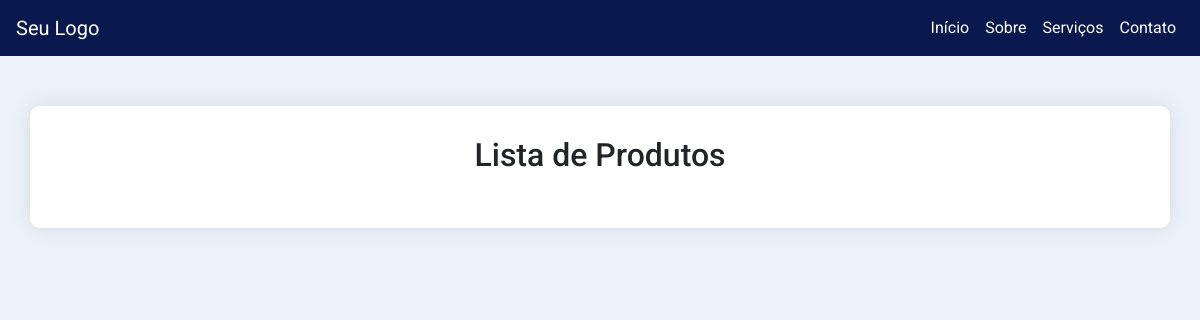
/produto/listar, run on an earlier commit of the app's database.
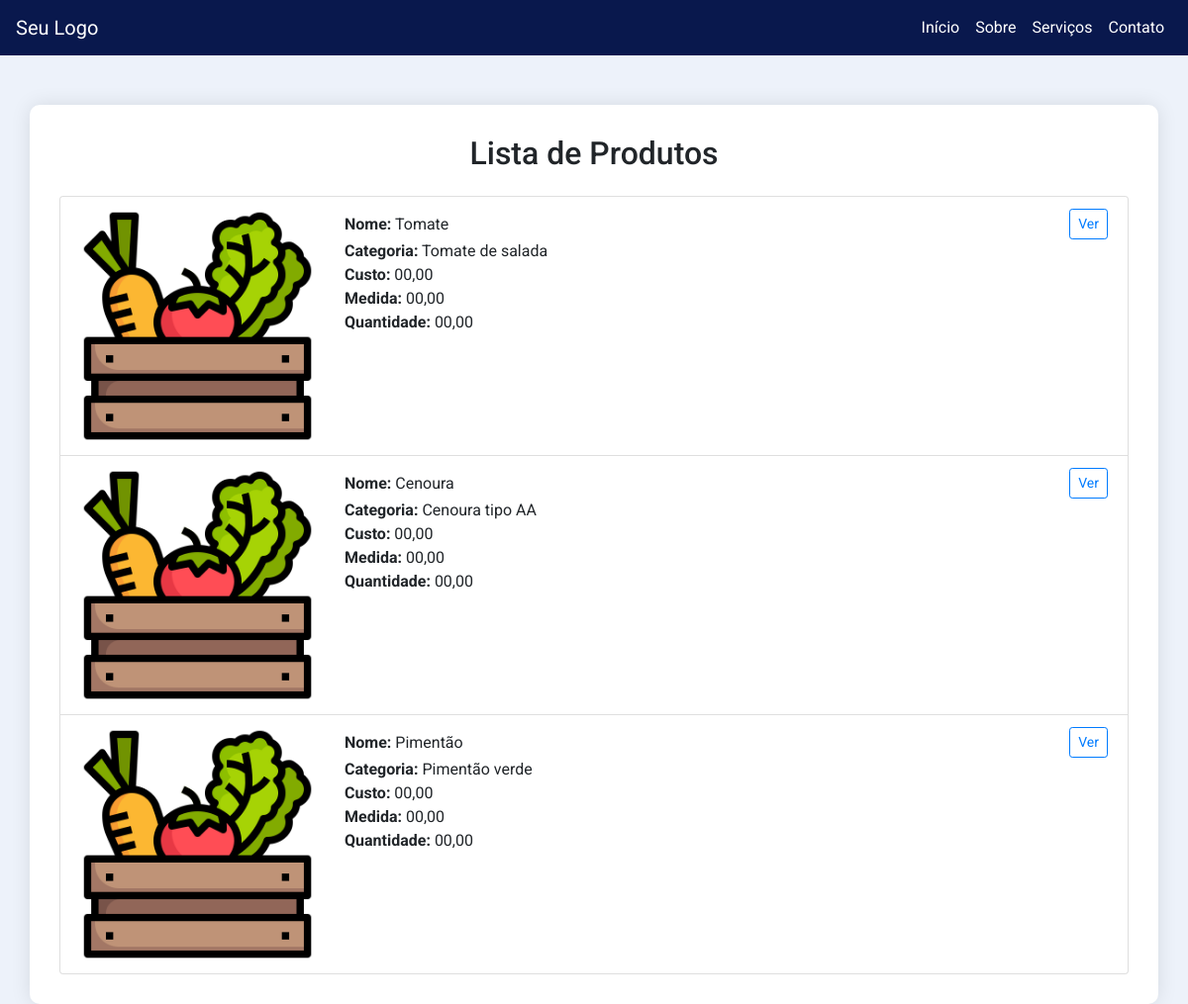
And on a later commit of the database.
### model.py (models this page shows)
class Product(SQLModel, table=True):
	id: Optional[int] = Field(default=None, primary_key=True)
	name: str
	description: str

### product.py (the view)
@product.route('/listar', methods = ['GET','POST'])
def list():
    data = model.get_person()
    if data==[]:
        model.add_person()
    data = model.get_list_filter_product()
    return render_template('product/list.html' , data=data )

### model.py (called while the page is built)
def get_list_filter_product():
	with Session(engine) as session:
		query = select(Product)
		data = session.exec(query).all()
		return data

def get_person():
	with Session(engine) as session:
		query = select(Person)
		data = session.exec(query).all()
		return data

### templates/product/list.html
{% extends 'base.html' %}
{% block content %}
<div class="container">
  <h2 class="text-center mb-4">Lista de Produtos</h2>
  <ul class="list-group">
    {% for product in data %}
    <li class="list-group-item">
      <div class="row">
        <div class="col-md-3 col-3">
          <img src="{{url_for('static', filename='img/icone2.png')}} " alt="{{ product.name }}" class="img-fluid">
        </div>
        <div class="col-md-9 col-9">
          <div class="d-flex justify-content-between align-items-center">
            <div>
              <strong>Nome:</strong> {{ product.name }}
            </div>
            <a href="{{url_for('product.view', id=product.id )}}" class="btn btn-outline-primary btn-sm">Ver</a>
          </div>
          <strong>Categoria:</strong> {{ product.description }}<br>
          <strong>Custo:</strong> 00,00 <br>
          <strong>Medida:</strong> 00,00 <br>
          <strong>Quantidade:</strong> 00,00<br>
        </div>
      </div>
    </li>
    {% endfor %}
  </ul>
</div>
{% endblock %}

### templates/base.html (shortened to what this page needs)
<!DOCTYPE html>
<html lang="en">
<head>
  <link rel="stylesheet" href="https://stackpath.bootstrapcdn.com/bootstrap/4.5.2/css/bootstrap.min.css">
</head>
<body>
  <nav class="navbar navbar-expand-lg navbar-dark">
    <a class="navbar-brand" href="#">Seu Logo</a>
    <div class="collapse navbar-collapse" id="navbarNav">
      <ul class="navbar-nav ml-auto">
        <li class="nav-item active">
          <a class="nav-link" href="#">Início <span class="sr-only">(current)</span></a>
        </li>
        <li class="nav-item">
          <a class="nav-link" href="#">Sobre</a>
        </li>
        <li class="nav-item">
          <a class="nav-link" href="#">Serviços</a>
        </li>
        <li class="nav-item">
          <a class="nav-link" href="#">Contato</a>
        </li>
      </ul>
    </div>
  </nav>
    {% block content %}{% endblock %}
</body>
</html>

### templates/base.html (style rules this page uses)
body { font-family: 'Roboto', sans-serif; background-color: #edf2fa; }
.container { background-color: #fff; border-radius: 10px; box-shadow: 0px 0px 20px 0px rgba(0, 0, 0, 0.1); padding: 30px; margin-top: 50px; }
.navbar { background-color: #09184d !important; }
.navbar-dark .navbar-nav .nav-link { color: #fff !important; }
.navbar-dark .navbar-brand { color: #fff !important; }

What changed in the data, as far as the page shows it:
added Product: name "Tomate", description "Tomate de salada"
added Product: name "Cenoura", description "Cenoura tipo AA"
added Product: name "Pimentão", description "Pimentão verde"
